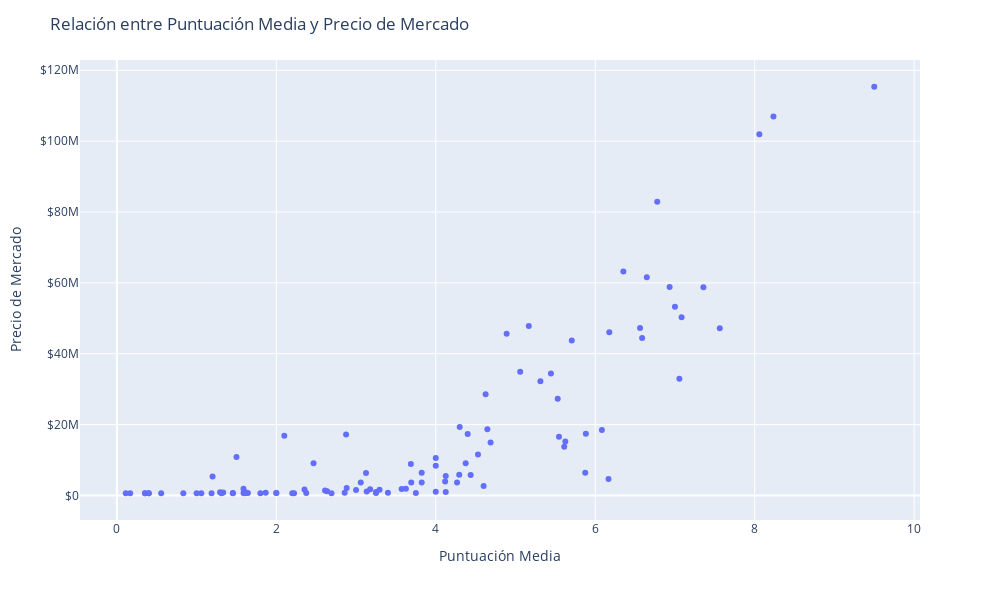

The notebook cell this image was saved under:
### Code cell
import os
import json
import pandas as pd
import plotly.express as px

# Ruta de la carpeta que contiene archivos JSON
ruta_carpeta = "../../marca-fantasy-scraper-master/laliga/json_players"

# Lista para almacenar los datos de cada jugador
jugadores = []

# Iterar sobre cada archivo en la carpeta
for archivo_json in os.listdir(ruta_carpeta):
    # Excluir archivos o carpetas específicas
    if archivo_json == '.ipynb_checkpoints':
        continue

    # Combinar la ruta completa
    ruta_completa = os.path.join(ruta_carpeta, archivo_json)

    # Leer el archivo JSON
    with open(ruta_completa, 'r') as f:
        datos_jugador = json.load(f)

    # Calcular la puntuación media del jugador
    puntuacion_media = datos_jugador.get('averagePoints', 0)

    # Extraer el nombre del jugador y el valor de mercado
    nombre_jugador = datos_jugador.get('nickname', 'Desconocido')
    ultimo_valor_mercado = datos_jugador.get('marketValue', None)  # Tomar marketValue directamente como valor numérico

    # Agregar los datos a la lista
    jugadores.append({
        'Nombre': nombre_jugador,
        'PuntuacionMedia': puntuacion_media,
        'UltimoValorMercado': ultimo_valor_mercado
    })

# Crear un DataFrame a partir de la lista
df = pd.DataFrame(jugadores)

# Eliminar los jugadores con puntuación media igual a cero
df = df[df['PuntuacionMedia'] > 0]

# Configurar la visualización interactiva con Plotly Express
fig = px.scatter(df,
                 x='PuntuacionMedia',
                 y='UltimoValorMercado',
                 hover_data=['Nombre'])

# Configurar el eje y para que se vea el precio completo
fig.update_yaxes(tickprefix="$")

# Personalizar el diseño del gráfico
fig.update_layout(
    title='Relación entre Puntuación Media y Precio de Mercado',
    xaxis_title='Puntuación Media',
    yaxis_title='Precio de Mercado',
    hovermode='closest',
    width=1000,
    height=600
)

# Mostrar el gráfico interactivo
fig.show()

# Guardar el gráfico interactivo en un archivo HTML
fig.write_html("relacion_puntuacion_precio.html")

### Figure 1 — Plotly figure (JSON) as saved in the notebook; plotly's stock layout.template omitted (floating-point values rounded to 4 significant figures)
{"data": [{"customdata": [["Bartra"], ["William Carvalho"], ["Iván Villar"], ["Fran Beltrán"], ["Brais Méndez"], ["Aspas"], ["David Soria"], ["Djené"], ["Arambarri"], ["Mata"], ["Campaña"], ["Courtois"], ["Carvajal"], ["Isco"], ["Modric"], ["Valverde"], ["Lucas Vázquez"], ["Vinícius Jr"], ["Le Normand"], ["Gorosabel"], ["Aritz"], ["Aihen"], ["Oyarzabal"], ["Zubeldia"], ["Januzaj"], ["Guevara"], ["Remiro"], ["Portu"], ["Navas"], ["Munir"], ["Jordán"], ["Gayá"], ["Parejo"], ["Gerard"], ["Rubén Peña"], ["Chimy Ávila"], ["Oblak"], ["De Jong"], ["Denis Suárez"], ["Giménez"], ["Rodrygo"], ["Militão"], ["Mendy"], ["Kounde"], ["Albiol"], ["Koke"], ["Rioja"], ["Lemar"], ["Saúl"], ["Moncayola"], ["Nacho Vidal"], ["Sergio Herrera"], ["Aridane"], ["Correa"], ["Kike Barja"], ["Rubén García"], ["Aidoo"], ["Griezmann"], ["Marcos Llorente"], ["Domingos Duarte"], ["Unai Simón"], ["Moi Gómez"], ["Gudelj"], ["Barrenetxea"], ["De Marcos"], ["Lekue"], ["Yuri"], ["Thierry Correia"], ["Iñigo Martínez"], ["Sancet"], ["Foulquier"], ["Yeray"], ["Unai Nuñez"], ["Suso"], ["Espino"], ["Unai López"], ["Juan Cruz"], ["Milla"], ["Guridi"], ["Lato"], ["Torró"], ["Óscar"], ["Guillamón"], ["Ruibal"], ["De Frutos"], ["Zubimendi"], ["Javi López"], ["Tapia"], ["Villalibre"], ["Odriozola"], ["Lunin"], ["Iñaki Williams"], ["Pedri"], ["Vesga"], ["Berenguer"], ["Ter Stegen"], ["Budimir"], ["Foyth"], ["Camello"], ["Sivera"], ["Mingueza"], ["Yéremy Pino"]], "hovertemplate": "PuntuacionMedia=%{x}<br>UltimoValorMercado=%{y}<br>Nombre=%{customdata[0]}<extra></extra>", "legendgroup": "", "marker": {"color": "#636efa", "symbol": "circle"}, "mode": "markers", "name": "", "orientation": "v", "showlegend": false, "type": "scatter", "x": [5.545, 3.75, 1.294, 3.294, 4.4, 6.562, 5.611, 4.125, 3.824, 1.059, 3.25, 7, 5.875, 1.5, 5.059, 8.059, 2.875, 9.5, 4.3, 1.611, 2, 1.588, 4.625, 4.688, 2.857, 3.176, 7.056, 1.455, 2.611, 1.643, 2.692, 4.6, 4, 4, 1.8, 2.882, 7.562, 2.1, 2.2, 5.706, 7.357, 6.083, 2.467, 4.889, 2.353, 4.647, 4.375, 0.4, 4.125, 3.133, 0.3529, 5.882, 0.3529, 3.059, 0.4, 5.625, 0.1667, 8.235, 7.083, 0.5556, 1.2, 1.625, 4.118, 3.571, 4.529, 0.8333, 3.688, 2.636, 5.167, 6.933, 1.6, 3.692, 1.333, 2.222, 2.375, 4.267, 1.312, 6.588, 3.625, 1.455, 4.438, 4, 1.188, 3.4, 5.529, 6.176, 3, 3.25, 1, 0.1111, 1.588, 6.353, 6.778, 1.867, 5.444, 6.167, 6.647, 2, 3.824, 4.294, 5.312, 3.125], "xaxis": "x", "y": [16591236, 721874, 894429, 1603699, 17334681, 47251849, 13734551, 5532297, 3665514, 665903, 714387, 53244101, 6443157, 10860810, 34923063, 101978402, 17202405, 115355760, 19338642, 941147, 699966, 672591, 28557928, 14944244, 767863, 1735800, 32967729, 711036, 1419040, 727529, 639916, 2714746, 8372368, 10599173, 670173, 2123154, 47195223, 16889847, 643345, 43748378, 58760342, 18488179, 9103656, 45627603, 1673902, 18695646, 9113778, 648507, 994568, 1104216, 643232, 17444940, 643550, 3654821, 638300, 15263475, 647652, 106983361, 50339706, 636786, 5332254, 734305, 3963261, 1810816, 11554098, 657387, 8866285, 1190004, 47865159, 58859779, 658231, 3670413, 876254, 643658, 692314, 3664672, 641559, 44426184, 1879849, 643119, 5798969, 1049708, 671372, 802870, 27287785, 46061036, 1559204, 1020812, 661369, 643445, 1934181, 63182767, 82901227, 743363, 34433535, 4683248, 61576983, 727141, 6435758, 5833345, 32266656, 6356414], "yaxis": "y"}], "layout": {"height": 600, "hovermode": "closest", "legend": {"tracegroupgap": 0}, "margin": {"t": 60}, "title": {"text": "Relación entre Puntuación Media y Precio de Mercado"}, "width": 1000, "xaxis": {"anchor": "y", "autorange": true, "domain": [0, 1], "range": [-0.4628, 10.07], "title": {"text": "Puntuación Media"}, "type": "linear"}, "yaxis": {"anchor": "x", "autorange": true, "domain": [0, 1], "range": [-6912000.0, 122900000.0], "tickprefix": "$", "title": {"text": "Precio de Mercado"}, "type": "linear"}}}
